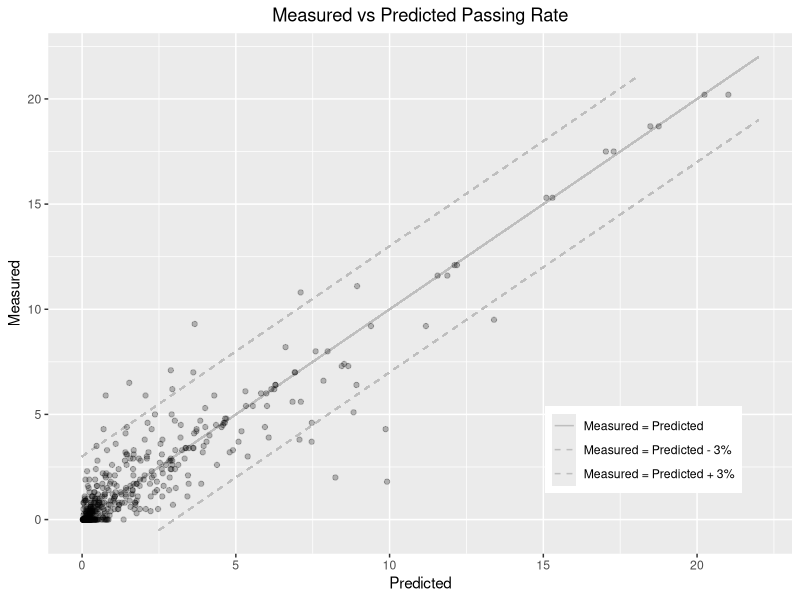

This figure's R source:
library(ggplot2)
library(reshape2)

df <- read.csv('results-gradient-boosting.csv')

cols <- c("Measured = Predicted"="grey","Measured = Predicted - 3%"="grey","Measured = Predicted + 3%"="grey")

p2 <- ggplot(df, aes(x = pred, y = y)) + geom_segment(aes(x = 0, xend = 22, y = 0, yend = 22, color = 'Measured = Predicted')) +
  geom_segment(aes(x = 0, xend = 18, y = 3, yend = 21, color = 'Measured = Predicted - 3%'), linetype = 2) +
  geom_segment(aes(x = 2.5, xend = 22, y = -0.5, yend = 19, color = 'Measured = Predicted + 3%'), linetype = 2) + geom_point(alpha = 0.25) + theme(legend.position=c(.80, .20)) + scale_colour_manual(names(""), values=cols) + xlab("Predicted") +
  ylab("Measured") +
  ggtitle("Measured vs Predicted Passing Rate") + theme(plot.title = element_text(hjust = 0.5))
  
ggsave("plot2.png", scale = 1.1)
